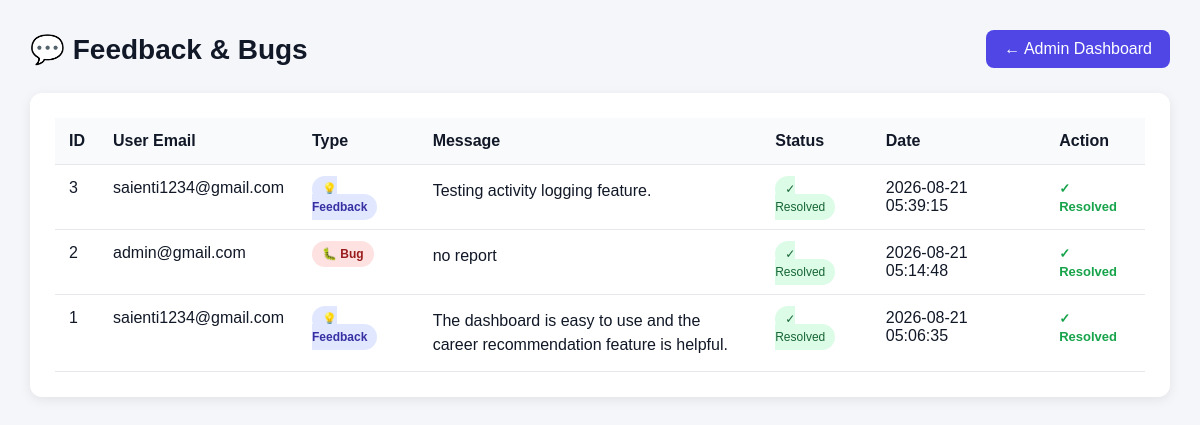
The app's page /admin/feedback (signed in) with its own data.
### tables this page shows
CREATE TABLE feedback(
        id INTEGER PRIMARY KEY AUTOINCREMENT,
        user_email TEXT,
        type TEXT NOT NULL,
        message TEXT NOT NULL,
        status TEXT DEFAULT 'Pending',
        created_at TIMESTAMP DEFAULT CURRENT_TIMESTAMP
    );

### app.py (the view)
@app.route("/admin/feedback")
@login_required
def admin_feedback():
    if session.get("user_role") != "admin":
        return "Access Denied! Admins only.", 403
    connection = sqlite3.connect(DATABASE)
    cursor = connection.cursor()
    cursor.execute("""
        SELECT
            id,
            user_email,
            type,
            message,
            status,
            created_at
        FROM feedback
        ORDER BY id DESC
    """)
    feedback_items = cursor.fetchall()
    connection.close()
    return render_template(
        "admin_feedback.html",
        feedback_items=feedback_items
    )

### app.py (called while the page is built)
def login_required(f):
    @wraps(f)
    def decorated_function(*args, **kwargs):
        if "user_email" not in session:
            return redirect(url_for("login"))
        return f(*args, **kwargs)
    return decorated_function

### templates/admin_feedback.html (shortened to what this page needs)
<!DOCTYPE html>
<html lang="en">
<head>
</head>
<body>
<div class="container">
    <div class="header">
        <h1>💬 Feedback & Bugs</h1>
        <a href="{{ url_for('admin_dashboard') }}"
           class="back">
            ← Admin Dashboard
        </a>
    </div>
    <div class="card">
        {% if feedback_items %}
        <table>
            <thead>
                <tr>
                    <th>ID</th>
                    <th>User Email</th>
                    <th>Type</th>
                    <th>Message</th>
                    <th>Status</th>
                    <th>Date</th>
                    <th>Action</th>
                </tr>
            </thead>
            <tbody>
                {% for item in feedback_items %}
                <tr>
                    <td>
                        {{ item[0] }}
                    </td>
                    <td>
                        {{ item[1] or "Unknown" }}
                    </td>
                    <td>
                        {% if item[2] == "Bug" %}
                        <span class="type bug">
                            🐛 Bug
                        </span>
                        {% else %}
                        <span class="type feedback">
                            💡 Feedback
                        </span>
                        {% endif %}
                    </td>
                    <td class="message">
                        {{ item[3] }}
                    </td>
                    <td>
                        {% if item[4] == "Resolved" %}
                        <span class="resolved-status">
                            ✓ Resolved
                        </span>
                        {% else %}
                        <span class="status">
                            {{ item[4] }}
                        </span>
                        {% endif %}
                    </td>
                    <td>
                        {{ item[5] }}
                    </td>
                    <td>
                        {% if item[4] == "Pending" %}
                        <a
                            href="{{ url_for('resolve_feedback', feedback_id=item[0]) }}"
                            class="resolve-btn"
                            onclick="return confirm('Mark this feedback as resolved?');">
                            ✅ Resolve
                        </a>
                        {% else %}
                        <span style="
                            color:#16a34a;
                            font-weight:bold;
                            font-size:13px;
                        ">
                            ✓ Resolved
                        </span>
                        {% endif %}
                    </td>
                </tr>
                {% endfor %}
            </tbody>
        </table>
        {% else %}
        <div class="empty">
            💬 No feedback or bug reports yet.
        </div>
        {% endif %}
    </div>
</div>
</body>
</html>

### templates/admin_feedback.html (style rules this page uses)
* { box-sizing: border-box; margin: 0; padding: 0; font-family: Arial, sans-serif; }
body { background: #f5f6fa; padding: 30px; color: #111827; }
.container { max-width: 1200px; margin: auto; }
.header { display: flex; justify-content: space-between; align-items: center; margin-bottom: 25px; }
.header h1 { font-size: 28px; }
.back { text-decoration: none; background: #4f46e5; color: white; padding: 10px 18px; border-radius: 8px; }
.card { background: white; padding: 25px; border-radius: 12px; box-shadow: 0 3px 12px rgba(0,0,0,0.08); overflow-x: auto; }
table { width: 100%; border-collapse: collapse; }
th, td { padding: 14px; border-bottom: 1px solid #e5e7eb; text-align: left; vertical-align: top; }
th { background: #f9fafb; }
.type { padding: 6px 10px; border-radius: 15px; font-size: 12px; font-weight: bold; }
.feedback { background: #e0e7ff; color: #3730a3; }
.bug { background: #fee2e2; color: #991b1b; }
.resolved-status { background: #dcfce7; color: #166534; padding: 6px 10px; border-radius: 15px; font-size: 12px; }
.message { max-width: 350px; line-height: 1.5; }

### records on screen
feedback: id "3", user_email "saienti1234@gmail.com", type "💡 Feedback", message "Testing activity logging feature.", status "✓ Resolved", created_at "2026-08-21 05:39:15"
feedback: id "2", user_email "admin@gmail.com", type "🐛 Bug", message "no report", status "✓ Resolved", created_at "2026-08-21 05:14:48"
feedback: id "1", user_email "saienti1234@gmail.com", type "💡 Feedback", message "The dashboard is easy to use and the career recommendation feature is helpful.", status "✓ Resolved", created_at "2026-08-21 05:06:35"
